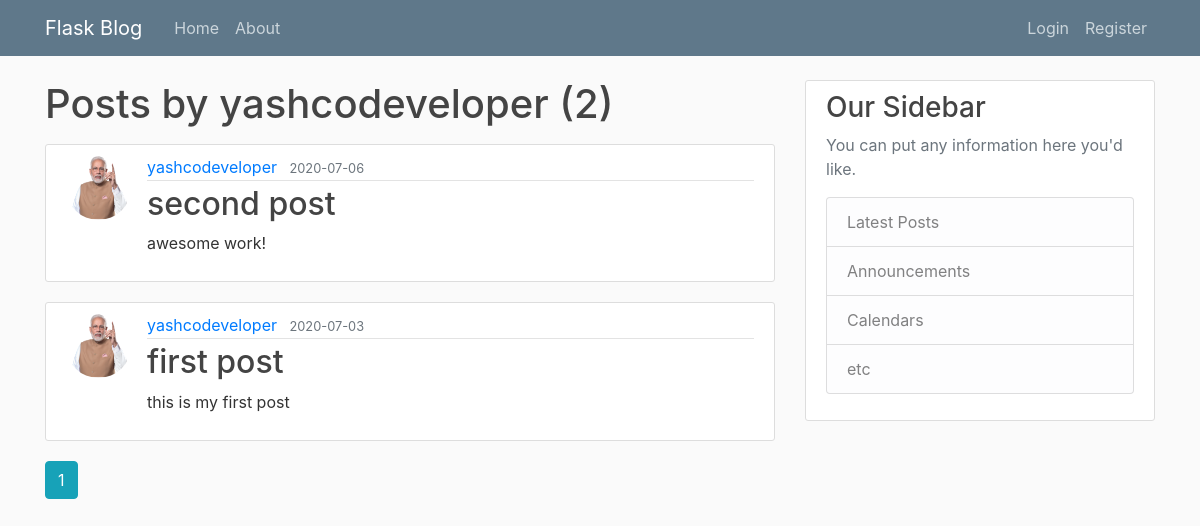
Screenshot of /user/yashcodeveloper with the database file from the repository.
### second_project/models.py (models this page shows, shortened)
class User(db.Model,UserMixin):
    id = db.Column(db.Integer, primary_key=True)
    username = db.Column(db.String(20), unique=True, nullable=False)
    email = db.Column(db.String(120), unique=True, nullable=False)
    image_file = db.Column(db.String(20), nullable=False, default='default.jpg')
    password = db.Column(db.String(60), nullable=False)
    posts = db.relationship('Post', backref='author', lazy=True)

class Post(db.Model):
    id = db.Column(db.Integer, primary_key=True)
    title = db.Column(db.String(100), nullable=False)
    date_posted = db.Column(db.DateTime, nullable=False, default=datetime.utcnow)
    content = db.Column(db.Text, nullable=False)
    user_id = db.Column(db.Integer, db.ForeignKey('user.id'), nullable=False)

### second_project/users/routes.py (the view)
@users.route("/user/<string:username>")
def user_posts(username):
    page = request.args.get('page', 1, type=int)
    user = User.query.filter_by(username=username).first_or_404()
    posts = Post.query.filter_by(author=user)\
        .order_by(Post.date_posted.desc())\
        .paginate(page=page, per_page=5)
    return render_template('user_posts.html', posts=posts, user=user)

### second_project/templates/user_posts.html
{% extends "layout.html" %}
{% block content %}
    <h1 class="mb-3">Posts by {{ user.username }} ({{ posts.total }})</h1>
    {% for post in posts.items %}
        <article class="media content-section">
          <img class="rounded-circle article-img" src="{{ url_for('static', filename='profile_pics/' + post.author.image_file) }}">
          <div class="media-body">
            <div class="article-metadata">
              <a class="mr-2" href="{{ url_for('users.user_posts', username=post.author.username) }}">{{ post.author.username }}</a>
              <small class="text-muted">{{ post.date_posted.strftime('%Y-%m-%d') }}</small>
            </div>
            <h2><a class="article-title" href="{{ url_for('posts.post', post_id=post.id) }}">{{ post.title }}</a></h2>
            <p class="article-content">{{ post.content }}</p>
          </div>
        </article>
    {% endfor %}
    {% for page_num in posts.iter_pages(left_edge=1, right_edge=1, left_current=1, right_current=2) %}
      {% if page_num %}
        {% if posts.page == page_num %}
          <a class="btn btn-info mb-4" href="{{ url_for('users.user_posts', username=user.username, page=page_num) }}">{{ page_num }}</a>
        {% else %}
          <a class="btn btn-outline-info mb-4" href="{{ url_for('users.user_posts', username=user.username, page=page_num) }}">{{ page_num }}</a>
        {% endif %}
      {% else %}
        ...
      {% endif %}
    {% endfor %}
{% endblock content %}

### second_project/static/main.css (style rules this page uses)
body { background: #fafafa; color: #333333; margin-top: 5rem; }
h1, h2, h3, h4, h5, h6 { color: #444444; }
.content-section { background: #ffffff; padding: 10px 20px; border: 1px solid #dddddd; border-radius: 3px; margin-bottom: 20px; }
.article-title { color: #444444; }
.article-content { white-space: pre-line; }
.article-img { height: 65px; width: 65px; margin-right: 16px; }
.article-metadata { padding-bottom: 1px; margin-bottom: 4px; border-bottom: 1px solid #e3e3e3 }

### rows the page displays
User: username "yashcodeveloper"
Post: image_file (picture), author.username "yashcodeveloper", date_posted "2020-07-06", title "second post", content "awesome work!"
Post: image_file (picture), author.username "yashcodeveloper", date_posted "2020-07-03", title "first post", content "this is my first post"

### other values shown
{{ posts.total }} "2"
{{ page_num }} "1"
